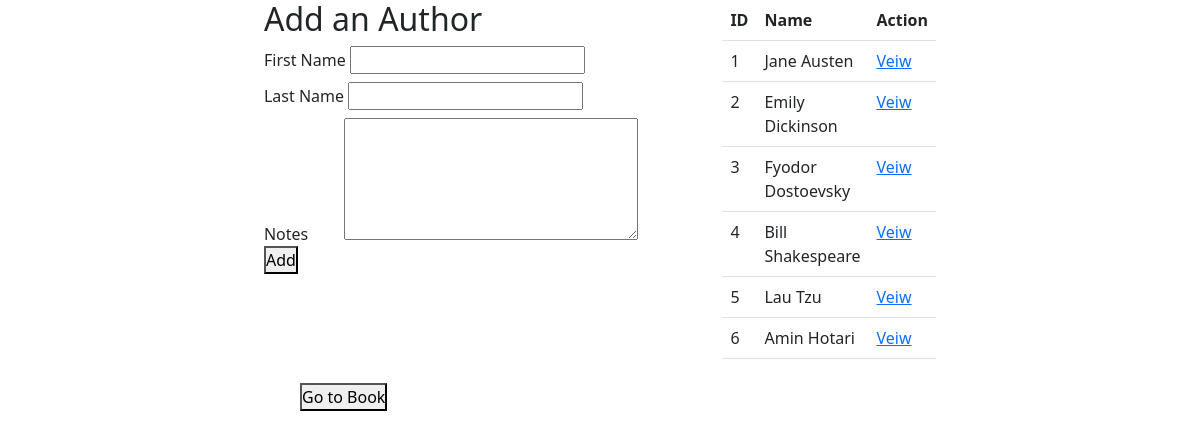
The app's page /authors with its own data.
### books_authors_app/models.py (models this page shows)
class Author(models.Model):
    first_name = models.CharField(max_length=45)
    last_name = models.CharField(max_length=45)
    notes= models.TextField(max_length=255)
    books = models.ManyToManyField(Book,related_name="authors")
    created_at = models.DateTimeField(auto_now_add=True)
    updated_at = models.DateTimeField(auto_now=True)

### books_authors_app/views.py (the view)
# urls.py: path('authors',views.authors),
def authors(request):
    context={
        'authors':Author.objects.all()
    }
    return render (request,'author.html',context)

### books_authors_app/templates/author.html (shortened to what this page needs)
<!DOCTYPE html>
<html lang="en">
<head>
    <link href="https://cdn.jsdelivr.net/npm/bootstrap@5.2.1/dist/css/bootstrap.min.css" rel="stylesheet">
</head>
<body>
    <div>
    <form action="addauthor" method="post" class="add">
        <h2>Add an Author</h2>
        <label>First Name</label> <input type="text" name="author_first"><br>
        <label>Last Name</label> <input type="text" name="author_last"><br>
        <label>Notes</label> <textarea name="author_note" cols="30" rows="5"></textarea><br>
        <button>Add</button>
    </form>
    <table class="table">
        <tr>
            <th>ID</th>
            <th>Name</th>
            <th>Action</th>
        </tr>
        {%for author in authors%}
        <tr>
            <td>{{author.id}}</td>
            <td>{{author.first_name}} {{author.last_name}}</td>
            <td><a href="authors/{{author.id}}">Veiw</a></td>
        </tr>
        {%endfor%}
    </table>
    </div>
    <form action="/" method="post" class="go">
        <button>Go to Book</button>
    </form>
</body>
</html>

### books_authors_app/templates/author.html (style rules this page uses)
* { margin: 0; padding: 0; }
div { width: 70%; display: flex; justify-content: space-evenly; margin: 0 auto; }
input { margin-bottom: 0.5rem; }
.go { width: 50%; margin: 0 auto; margin-top: 0.5rem; }
textarea { margin-left: 2rem; }
.table { width: 25%; }

### records on screen
Author: id "1", first_name "Jane", last_name "Austen"
Author: id "2", first_name "Emily", last_name "Dickinson"
Author: id "3", first_name "Fyodor", last_name "Dostoevsky"
Author: id "4", first_name "Bill", last_name "Shakespeare"
Author: id "5", first_name "Lau", last_name "Tzu"
Author: id "6", first_name "Amin", last_name "Hotari"
